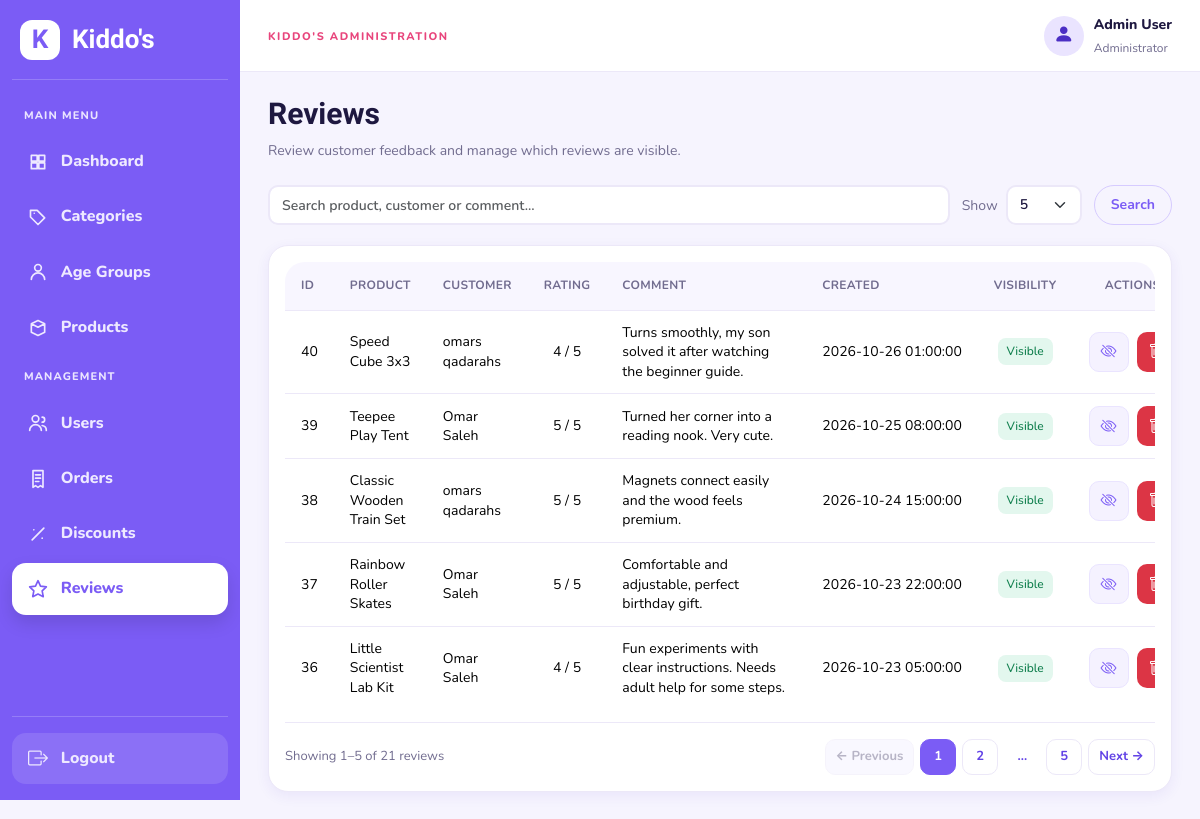
The page /admin/reviews.php (signed in) on the database its author committed.
### tables this page shows
CREATE TABLE IF NOT EXISTS `reviews` (
  `id` int(10) UNSIGNED NOT NULL AUTO_INCREMENT,
  `product_id` int(10) UNSIGNED NOT NULL,
  `user_id` int(10) UNSIGNED NOT NULL,
  `rating` tinyint(3) UNSIGNED NOT NULL,
  `comment` varchar(500) DEFAULT NULL,
  `is_visible` tinyint(1) NOT NULL DEFAULT 1,
  `created_at` datetime NOT NULL DEFAULT current_timestamp(),
  PRIMARY KEY (`id`),
  UNIQUE KEY `uq_review_once` (`product_id`,`user_id`),
  KEY `idx_reviews_user` (`user_id`)
);

CREATE TABLE IF NOT EXISTS `products` (
  `id` int(10) UNSIGNED NOT NULL AUTO_INCREMENT,
  `category_id` int(10) UNSIGNED NOT NULL,
  `name` varchar(120) NOT NULL,
  `description` text NOT NULL,
  `instructions` text DEFAULT NULL,
  `price` decimal(8,2) NOT NULL,
  `stock` int(10) UNSIGNED NOT NULL DEFAULT 0,
  `gender` enum('girls','boys','unisex') NOT NULL DEFAULT 'unisex',
  `min_age` tinyint(3) UNSIGNED NOT NULL,
  `max_age` tinyint(3) UNSIGNED NOT NULL,
  `image` varchar(255) DEFAULT NULL,
  `is_active` tinyint(1) NOT NULL DEFAULT 1,
  `created_at` datetime NOT NULL DEFAULT current_timestamp(),
  `updated_at` datetime NOT NULL DEFAULT current_timestamp() ON UPDATE current_timestamp(),
  PRIMARY KEY (`id`),
  KEY `idx_products_filters` (`category_id`,`gender`,`min_age`,`max_age`)
);

CREATE TABLE IF NOT EXISTS `users` (
  `id` int(10) UNSIGNED NOT NULL AUTO_INCREMENT,
  `first_name` varchar(50) NOT NULL,
  `last_name` varchar(50) NOT NULL,
  `email` varchar(120) NOT NULL,
  `password_hash` varchar(255) DEFAULT NULL,
  `google_id` varchar(64) DEFAULT NULL,
  `profile_image` varchar(255) DEFAULT NULL,
  `birth_date` date DEFAULT NULL,
  `phone` varchar(20) DEFAULT NULL,
  `role` enum('customer','admin') NOT NULL DEFAULT 'customer',
  `is_active` tinyint(1) NOT NULL DEFAULT 1,
  `created_at` datetime NOT NULL DEFAULT current_timestamp(),
  PRIMARY KEY (`id`),
  UNIQUE KEY `uq_users_email` (`email`),
  UNIQUE KEY `uq_users_google_id` (`google_id`)
);

### classes/AdminTable.php (called while the page is built, shortened)
<?php
class AdminTable
{
    private $pdo;
    public function __construct($pdo)
    {
        $this->pdo = $pdo;
    }
    public function getPage($type, $request)
    {
        $search = isset($request['search']) && is_string($request['search']) ? trim($request['search']) : '';
        $search = substr($search, 0, 120);
        $size = isset($request['per_page']) && is_scalar($request['per_page']) ? (string) $request['per_page'] : '5';
        $size = in_array($size, ['5', '10', '20', '50'], true) ? (int) $size : 5;
        $requestedPage = isset($request['page']) && is_string($request['page']) && ctype_digit($request['page']) ? (int) $request['page'] : 1;
        $where = [];
        $params = [];
        $filters = [];
        $query = ['search' => $search, 'per_page' => $size];
        switch ($type) {
            case 'reviews':
                $select = 'r.*, p.name AS product_name, u.first_name, u.last_name';
                $from = 'reviews r JOIN products p ON p.id = r.product_id JOIN users u ON u.id = r.user_id';
                $order = 'r.id DESC'; $searchColumns = ['p.name', "CONCAT(u.first_name, ' ', u.last_name)", 'r.comment'];
                break;
        }
        $condition = $where ? ' WHERE ' . implode(' AND ', $where) : '';
        $statement = $this->pdo->prepare('SELECT COUNT(*) FROM ' . $from . $condition);
        $statement->execute($params);
        $total = (int) $statement->fetchColumn();
        $pages = max(1, (int) ceil($total / $size));
        $page = min(max(1, $requestedPage), $pages);
        $offset = ($page - 1) * $size;
        $statement = $this->pdo->prepare('SELECT ' . $select . ' FROM ' . $from . $condition . ' ORDER BY ' . $order . ' LIMIT ? OFFSET ?');
        $statement->bindValue(count($params) + 1, $size, PDO::PARAM_INT);
        $statement->bindValue(count($params) + 2, $offset, PDO::PARAM_INT);
        $statement->execute();
        return ['rows' => $statement->fetchAll(PDO::FETCH_ASSOC), 'total' => $total, 'page' => $page, 'pages' => $pages,
            'size' => $size, 'start' => $total ? $offset + 1 : 0, 'end' => min($offset + $size, $total),
            'search' => $search, 'query' => $query, 'filters' => $filters, 'type' => $type];
    }
}

### classes/Review.php (called while the page is built, shortened)
<?php
class Review
{
    public function isValidRating($rating)
    {
        return in_array((string) $rating, ['1', '2', '3', '4', '5'], true);
    }
}

### admin/reviews.php (the view, shortened to what this page needs)
<?php
require_once __DIR__ . '/../includes/init.php';
require_once __DIR__ . '/../classes/Review.php';
$review = new Review($pdo);
require_once __DIR__ . '/../classes/AdminTable.php';
$adminTable = new AdminTable($pdo);
$pagination = $adminTable->getPage('reviews', $_GET);
$reviews = $pagination['rows'];
require_once __DIR__ . '/../includes/admin/layout_start.php';
?>
<div class="admin-page-header">
<div>
<h1>Reviews</h1>
<p>Review customer feedback and manage which reviews are visible.</p>
</div>
</div>
<?php require __DIR__ . '/../includes/admin/table_toolbar.php'; ?>
<div class="admin-card"><div class="table-responsive"><table class="table admin-table align-middle admin-table-consistent admin-table-reviews"><thead><tr>
<th>ID</th><th>Product</th><th>Customer</th><th>Rating</th><th>Comment</th>
<th>Created</th><th>Visibility</th><th>Actions</th></tr></thead><tbody>
<?php foreach ($reviews as $row): ?><tr>
<td><?= (int) $row['id'] ?></td>
<td><?= htmlspecialchars((string) $row['product_name'], ENT_QUOTES, 'UTF-8') ?></td>
<td><?= htmlspecialchars((string) $row['first_name'] . ' ' . $row['last_name'], ENT_QUOTES, 'UTF-8') ?></td>
<td><?php if ($review->isValidRating($row['rating'])): ?>
<?= htmlspecialchars((string) $row['rating'], ENT_QUOTES, 'UTF-8') ?> / 5
<?php else: ?>Invalid rating (<?= htmlspecialchars((string) $row['rating'], ENT_QUOTES, 'UTF-8') ?>)<?php endif; ?></td>
<td><?= htmlspecialchars((string) ($row['comment'] ?? ''), ENT_QUOTES, 'UTF-8') ?></td>
<td><?= htmlspecialchars((string) $row['created_at'], ENT_QUOTES, 'UTF-8') ?></td>
<td><span class="badge <?= $row['is_visible'] ? 'bg-success' : 'bg-secondary' ?>"><?= $row['is_visible'] ? 'Visible' : 'Hidden' ?></span></td>
<td><form method="post" class="admin-actions">
<?php if ($row['is_visible']): ?>
<button class="btn admin-action-btn admin-action-toggle" name="action" value="hide" title="Hide review" aria-label="Hide review"><i class="bi bi-eye-slash" aria-hidden="true"></i></button>
<?php elseif ($review->isValidRating($row['rating'])): ?>
<button class="btn admin-action-btn admin-action-toggle" name="action" value="restore" title="Restore review" aria-label="Restore review"><i class="bi bi-eye" aria-hidden="true"></i></button>
<?php endif; ?>
<button class="btn admin-action-btn admin-action-delete" name="action" value="delete" title="Delete review" aria-label="Delete review"><i class="bi bi-trash" aria-hidden="true"></i></button>
</form></td></tr><?php endforeach; ?>
</tbody></table></div><?php require __DIR__ . '/../includes/admin/table_pagination.php'; ?></div><?php require_once __DIR__ . '/../includes/admin/layout_end.php'; ?>

### assets/css/admin-polish.css (style rules this page uses)
.admin-body { --admin-sidebar-width:240px;--admin-topbar-height:72px;font-size:14px;line-height:1.5 }
.admin-body .admin-page-header { display:flex;flex-wrap:wrap;align-items:center;justify-content:space-between;gap:16px;margin-bottom:24px }
.admin-body .admin-page-header h1 { font-size:30px;line-height:1.2;margin:0 0 8px }
.admin-body .admin-page-header p { font-size:14px;line-height:1.5;margin:0;color:var(--admin-muted) }
.admin-body .admin-card { padding:20px;border-radius:16px;min-width:0;box-shadow:0 4px 16px #30204e05 }
.admin-body .admin-action-btn { width:38px;height:38px;min-width:38px;min-height:38px }
.admin-body .admin-action-btn i { font-size:16px }
.admin-body :is(button,a,input,select,textarea,summary):focus-visible { outline:3px solid #bba8fa;outline-offset:3px }
.admin-body .table-responsive { width:100%;max-width:100%;overflow-x:auto;overscroll-behavior-inline:contain }
.admin-body .admin-table { margin-bottom:0 }
.admin-body .admin-table-consistent thead th { padding:14px 16px;height:48px;font-size:12px;font-weight:700;letter-spacing:.025em;vertical-align:middle }
.admin-body .admin-table-consistent tbody td,.admin-body .admin-table-consistent tfoot :is(td,th) { padding:12px 16px;height:60px;font-size:14px;vertical-align:middle }
.admin-body .admin-table tbody tr>td { transition:background-color 150ms ease }
.admin-body .admin-table .badge { font-size:12px;line-height:1.4;padding:5px 9px;border-radius:8px;font-weight:500;white-space:nowrap }

### rows shown on the page
reviews: id "40", product.name "Speed Cube 3x3", user.last_name "omars qadarahs", rating "4", comment "Turns smoothly, my son solved it after watching the beginner guide.", created_at "2026-10-26 01:00:00", is_visible "Visible"
reviews: id "39", product.name "Teepee Play Tent", user.last_name "Omar Saleh", rating "5", comment "Turned her corner into a reading nook. Very cute.", created_at "2026-10-25 08:00:00", is_visible "Visible"
reviews: id "38", product.name "Classic Wooden Train Set", user.last_name "omars qadarahs", rating "5", comment "Magnets connect easily and the wood feels premium.", created_at "2026-10-24 15:00:00", is_visible "Visible"
reviews: id "37", product.name "Rainbow Roller Skates", user.last_name "Omar Saleh", rating "5", comment "Comfortable and adjustable, perfect birthday gift.", created_at "2026-10-23 22:00:00", is_visible "Visible"
reviews: id "36", product.name "Little Scientist Lab Kit", user.last_name "Omar Saleh", rating "4", comment "Fun experiments with clear instructions. Needs adult help for some steps.", created_at "2026-10-23 05:00:00", is_visible "Visible"

### other values the page prints
$_SESSION['user_name'] "Admin User"
$pagination['start'] "1"
$pagination['end'] "5"
$pagination['total'] "21"
str_replace('_', ' ', $pagination['type']) "reviews"
$number "1"
$number "2"
$number "5"
form field per_page "5"
